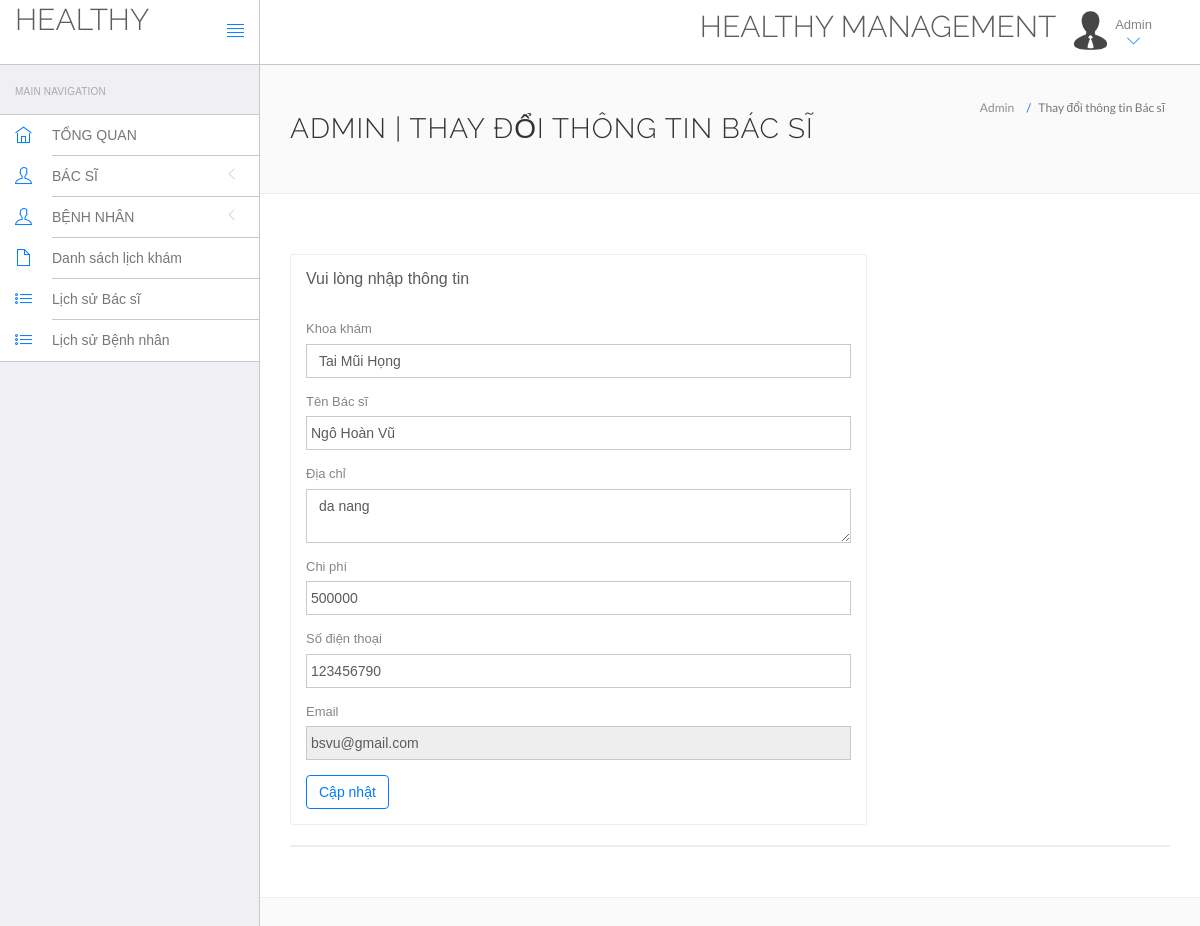
The app's page /hospital/hms/admin/edit-doctor.php?id=15 (signed in) with its own data.
### tables this page shows
CREATE TABLE `doctors` (
  `id` int(11) NOT NULL,
  `specilization` varchar(255) NOT NULL,
  `doctorName` varchar(255) NOT NULL,
  `address` longtext NOT NULL,
  `docFees` varchar(255) NOT NULL,
  `contactno` bigint(11) NOT NULL,
  `docEmail` varchar(255) NOT NULL,
  `password` varchar(255) NOT NULL,
  `creationDate` timestamp NOT NULL DEFAULT current_timestamp(),
  `updationDate` varchar(255) NOT NULL
);

### hospital/hms/admin/edit-doctor.php (the view, shortened to what this page needs)
<?php
$did=intval($_GET['id']);
?>
<!DOCTYPE html>
<html lang="en">
	<head>
		<link rel="stylesheet" href="vendor/bootstrap/css/bootstrap.min.css">
		<link rel="stylesheet" href="vendor/fontawesome/css/font-awesome.min.css">
		<link rel="stylesheet" href="vendor/themify-icons/themify-icons.min.css">
		<link href="vendor/animate.css/animate.min.css" rel="stylesheet" media="screen">
		<link href="vendor/perfect-scrollbar/perfect-scrollbar.min.css" rel="stylesheet" media="screen">
		<link href="vendor/switchery/switchery.min.css" rel="stylesheet" media="screen">
		<link href="vendor/bootstrap-touchspin/jquery.bootstrap-touchspin.min.css" rel="stylesheet" media="screen">
		<link href="vendor/select2/select2.min.css" rel="stylesheet" media="screen">
		<link href="vendor/bootstrap-datepicker/bootstrap-datepicker3.standalone.min.css" rel="stylesheet" media="screen">
		<link href="vendor/bootstrap-timepicker/bootstrap-timepicker.min.css" rel="stylesheet" media="screen">
		<link rel="stylesheet" href="assets/css/styles.css">
		<link rel="stylesheet" href="assets/css/plugins.css">
		<link rel="stylesheet" href="assets/css/themes/theme-1.css" id="skin_color" />
	</head>
	<body>
		<div id="app">
<?php include('include/sidebar.php');?>
			<div class="app-content">
						<?php include('include/header.php');?>
				<div class="main-content" >
					<div class="wrap-content container" id="container">
						<section id="page-title">
							<div class="row">
								<div class="col-sm-8">
									<h1 class="mainTitle">Admin | Thay đổi thông tin Bác sĩ</h1>
																	</div>
								<ol class="breadcrumb">
									<li>
										<span>Admin</span>
									</li>
									<li class="active">
										<span>Thay đổi thông tin Bác sĩ</span>
									</li>
								</ol>
							</div>
						</section>
						<div class="container-fluid container-fullw bg-white">
							<div class="row">
								<div class="col-md-12">
									<div class="row margin-top-30">
										<div class="col-lg-8 col-md-12">
											<div class="panel panel-white">
												<div class="panel-heading">
													<h5 class="panel-title">Vui lòng nhập thông tin</h5>
												</div>
												<div class="panel-body">
									<?php $sql=mysql_query("select * from doctors where id='$did'");
while($data=mysql_fetch_array($sql))
{
?>
													<form role="form" name="adddoc" method="post" onSubmit="return valid();">
														<div class="form-group">
															<label for="DoctorSpecialization">
																Khoa khám
															</label>
							<select name="Doctorspecialization" class="form-control" required="required">
					<option value="<?php echo htmlentities($data['specilization']);?>">
					<?php echo htmlentities($data['specilization']);?></option>
															</select>
														</div>
<div class="form-group">
															<label for="doctorname">
																Tên Bác sĩ
															</label>
	<input type="text" name="docname" class="form-control" value="<?php echo htmlentities($data['doctorName']);?>" >
														</div>
<div class="form-group">
															<label for="address">
																 Địa chỉ
															</label>
					<textarea name="clinicaddress" class="form-control"><?php echo htmlentities($data['address']);?></textarea>
														</div>
<div class="form-group">
															<label for="fess">
																 Chi phí
															</label>
		<input type="text" name="docfees" class="form-control" required="required"  value="<?php echo htmlentities($data['docFees']);?>" >
														</div>
<div class="form-group">
									<label for="fess">
																 Số điện thoại
															</label>
					<input type="text" name="doccontact" class="form-control" required="required"  value="<?php echo htmlentities($data['contactno']);?>">
														</div>
<div class="form-group">
									<label for="fess">
																 Email
															</label>
					<input type="email" name="docemail" class="form-control"  readonly="readonly"  value="<?php echo htmlentities($data['docEmail']);?>">
														</div>
														<?php } ?>
														<button type="submit" name="submit" class="btn btn-o btn-primary">
															Cập nhật
														</button>
													</form>
												</div>
											</div>
										</div>
											</div>
										</div>
									<div class="col-lg-12 col-md-12">
											<div class="panel panel-white">
											</div>
										</div>
									</div>
								</div>
							</div>
						</div>
					</div>
				</div>
	</body>
</html>

### hospital/hms/admin/assets/css/themes/theme-1.css (style rules this page uses)
body { background: #FAFAFA; }

### records on screen
doctors: Doctorspecialization "Tai Mũi Họng", docname "Ngô Hoàn Vũ", clinicaddress "da nang", docfees "500000", doccontact "123456790", docemail "bsvu@gmail.com"
